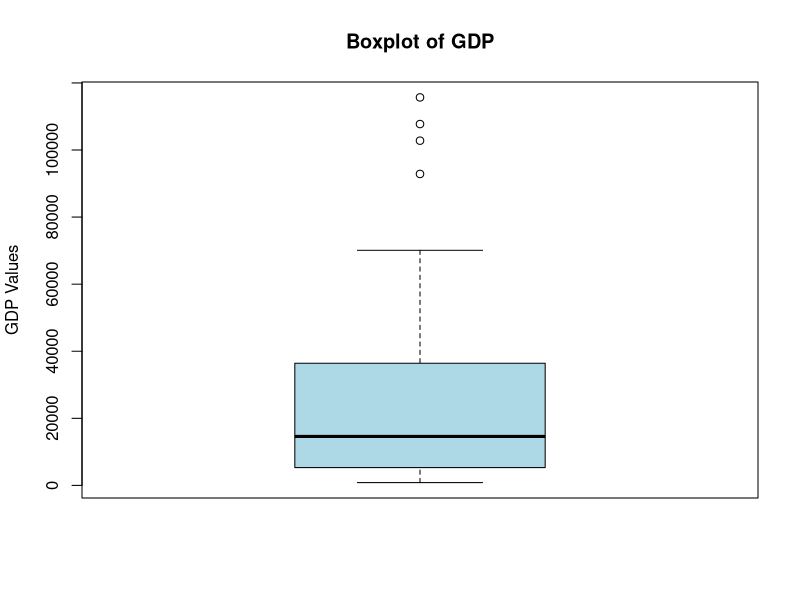

This figure's R source:
library(readxl)
library(dplyr)
df <- read_excel('epps6356/myHPI.xlsx')
df <- na.omit(df)

boxplot(df$GDP,
        main = "Boxplot of GDP",  # Add a title
        ylab = "GDP Values",      # Label the y-axis
        col = "lightblue",        # Set the box color
        border = "black"          # Set the border color
)